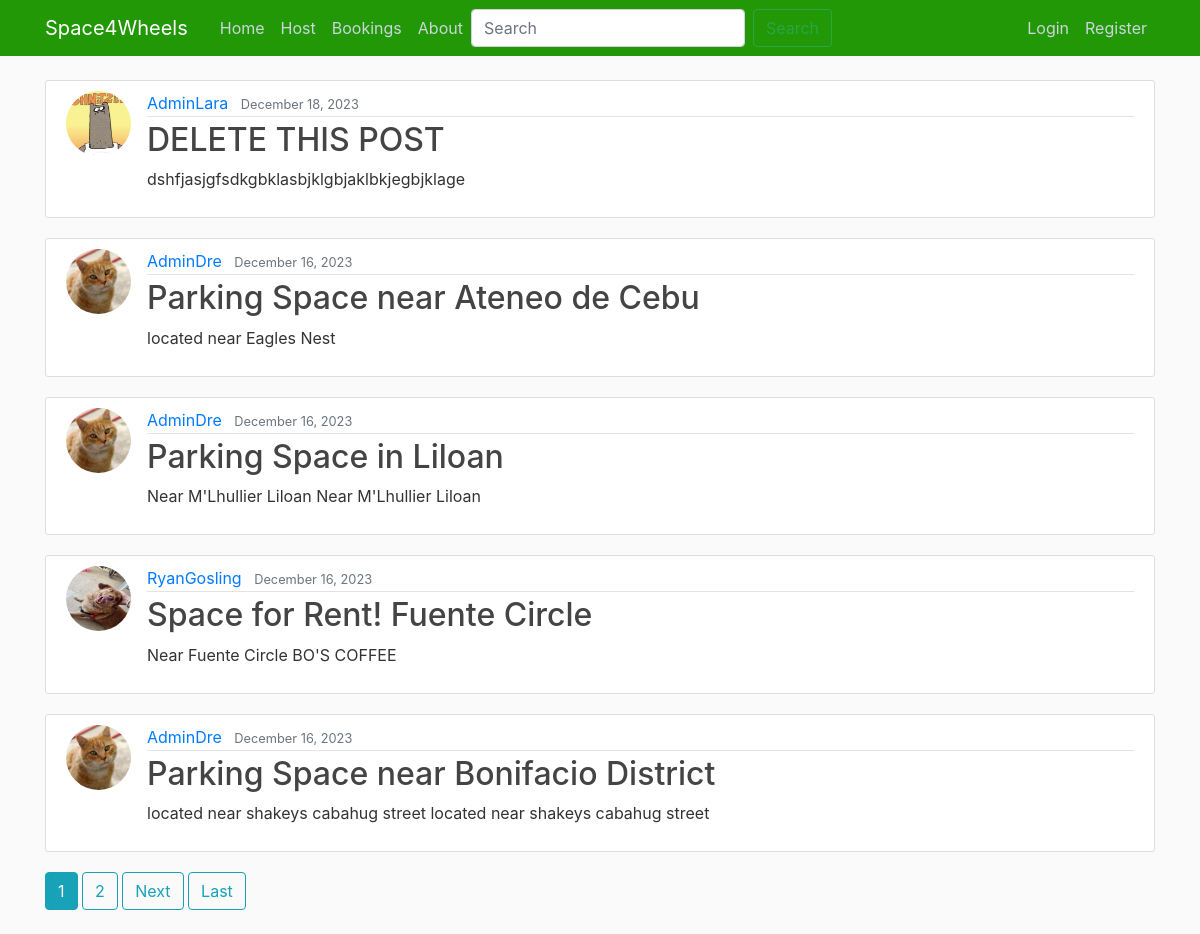
Before: / with the older database file.
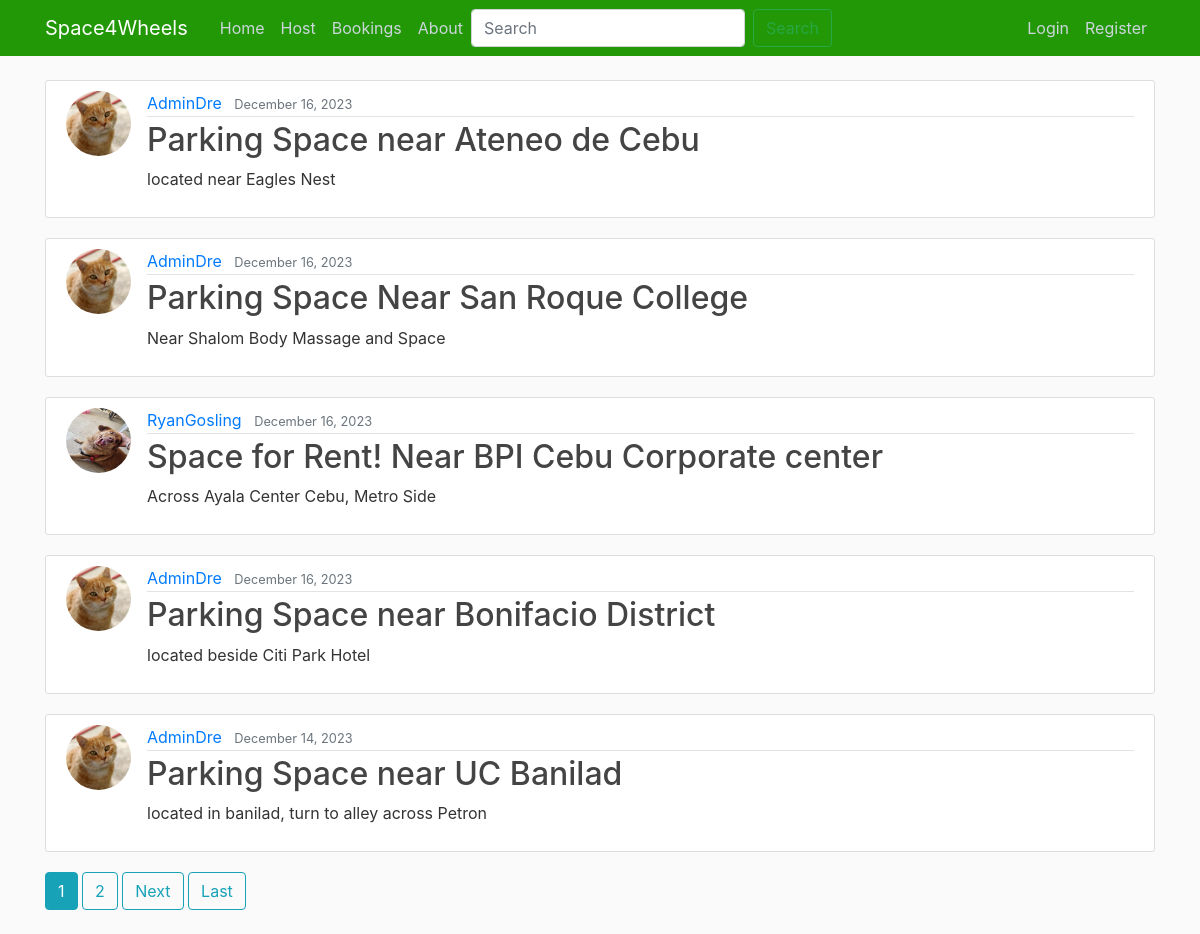
After: the same page with the newer database file.
### Space4Wheels/models.py (models this page shows)
class Post(models.Model):
    PRICE_RATES = [
        ('day', 'Per Day'),
        ('week', 'Per Week'),
        ('month', 'Per Month'),
    ]
    CAR_SPACE_TYPES = [
        ('Driveway', 'Driveway'),
        ('Garage', 'Garage'),
        ('Open Lot', 'Open Lot'),
    ]
    STATUS_TYPES = [
        ('available', 'Available'),
        ('unavailable', 'Unavailable')
    ]
    title = models.CharField(max_length=100)
    content = models.TextField()
    country = models.CharField(max_length=100)
    city = models.CharField(max_length=100)
    address = models.CharField(max_length=255)
    price = models.DecimalField(max_digits=10, decimal_places=2)
    price_rate = models.CharField(max_length=20, choices=PRICE_RATES)  # per day, per week, per month
    car_space_pics = models.ImageField(upload_to='car_space_pics')
    car_space_type = models.CharField(max_length=20, choices=CAR_SPACE_TYPES)
    map_image = models.TextField()
    additional_notes = models.TextField(blank=True, null=True)  # Optional
    status = models.CharField(max_length=20, default='available', choices=STATUS_TYPES)  # available/booked
    date_posted = models.DateTimeField(default=timezone.now)
    date_updated = models.DateTimeField(default=timezone.now)
    author = models.ForeignKey(User, on_delete=models.CASCADE)
    rating_rating = models.FloatField(default=0)

### users/models.py (models this page shows, shortened)
class Profile(models.Model):
    user = models.OneToOneField(User, on_delete=models.CASCADE)
    image = models.ImageField(default='default.jpg', upload_to='profile_pics')
    contact_number = PhoneNumberField(blank=True, null=True)

### Space4Wheels/views.py (the view)
# urls.py: path('', PostListView.as_view(), name='Space4Wheels-home'),
class PostListView(ListView):
    model = Post
    template_name = 'Space4Wheels/home.html' # app>/<model>_<viewtype.html>
    context_object_name = 'posts'
    paginate_by = 5
    def get_queryset(self):
        queryset = Post.objects.filter(status='available')
        queryset = queryset.order_by('-date_posted')
        return queryset
    def get_context_data(self, **kwargs):
        context = super().get_context_data(**kwargs)
        context['author_username'] = self.request.GET.get('author_username', '')
        return context

### Space4Wheels/templates/Space4Wheels/home.html (shortened to what this page needs)
{% extends "Space4Wheels/base.html" %}
{% block content %}
    {% for post in posts %}
        <article class="media content-section">
          <img class="rounded-circle article-img" src="{{ post.author.profile.image.url }}">
          <div class="media-body">
            <div class="article-metadata">
              <a class="mr-2" href="{% url 'author-profile' %}?author_username={{ post.author.username }}">{{ post.author }}</a>
              <small class="text-muted">{{ post.date_posted|date:"F d, Y" }}</small>
            </div>
            <h2><a class="article-title" href="{% url 'post-detail' post.id %}">{{ post.title }}</a></h2>
            <p class="article-content">{{ post.content }}</p>
          </div>
        </article>
    {% endfor %}
    {% if is_paginated %}
      {% for num in page_obj.paginator.page_range %}
        {% if page_obj.number == num %}
          <a class="btn btn-info mb-4" href="?page={{ num }}">{{ num }}</a>
        {% elif num > page_obj.number|add:'-3' and num < page_obj.number|add:'3' %}
          <a class="btn btn-outline-info mb-4" href="?page={{ num }}">{{ num }}</a>
        {% endif %}
      {% endfor %}
      {% if page_obj.has_next %}
        <a class="btn btn-outline-info mb-4" href="?page={{ page_obj.next_page_number }}">Next</a>
        <a class="btn btn-outline-info mb-4" href="?page={{ page_obj.paginator.num_pages }}">Last</a>
      {% endif %}
    {% endif %}
{% endblock content %}

Changed rows visible on the page:
removed Post: author.profile.image (picture), author "AdminLara", date_posted "December 18, 2023", title "DELETE THIS POST", content "dshfjasjgfsdkgbklasbjklgbjaklbkjegbjklage"
changed Post: title "Parking Space in Liloan" → "Parking Space Near San Roque College"; content "Near M'Lhullier Liloan Near M'Lhullier Liloan" → "Near Shalom Body Massage and Space"
changed Post "RyanGosling": title "Space for Rent! Fuente Circle" → "Space for Rent! Near BPI Cebu Corporate center"; content "Near Fuente Circle BO'S COFFEE" → "Across Ayala Center Cebu, Metro Side"
changed Post "Parking Space near Bonifacio District": content "located near shakeys cabahug street located near shakeys cabahug street" → "located beside Citi Park Hotel"
now on this page (row edited): Post: author.profile.image (picture), author "AdminDre", date_posted "December 14, 2023", title "Parking Space near UC Banilad", content "located in banilad, turn to alley across Petron"
